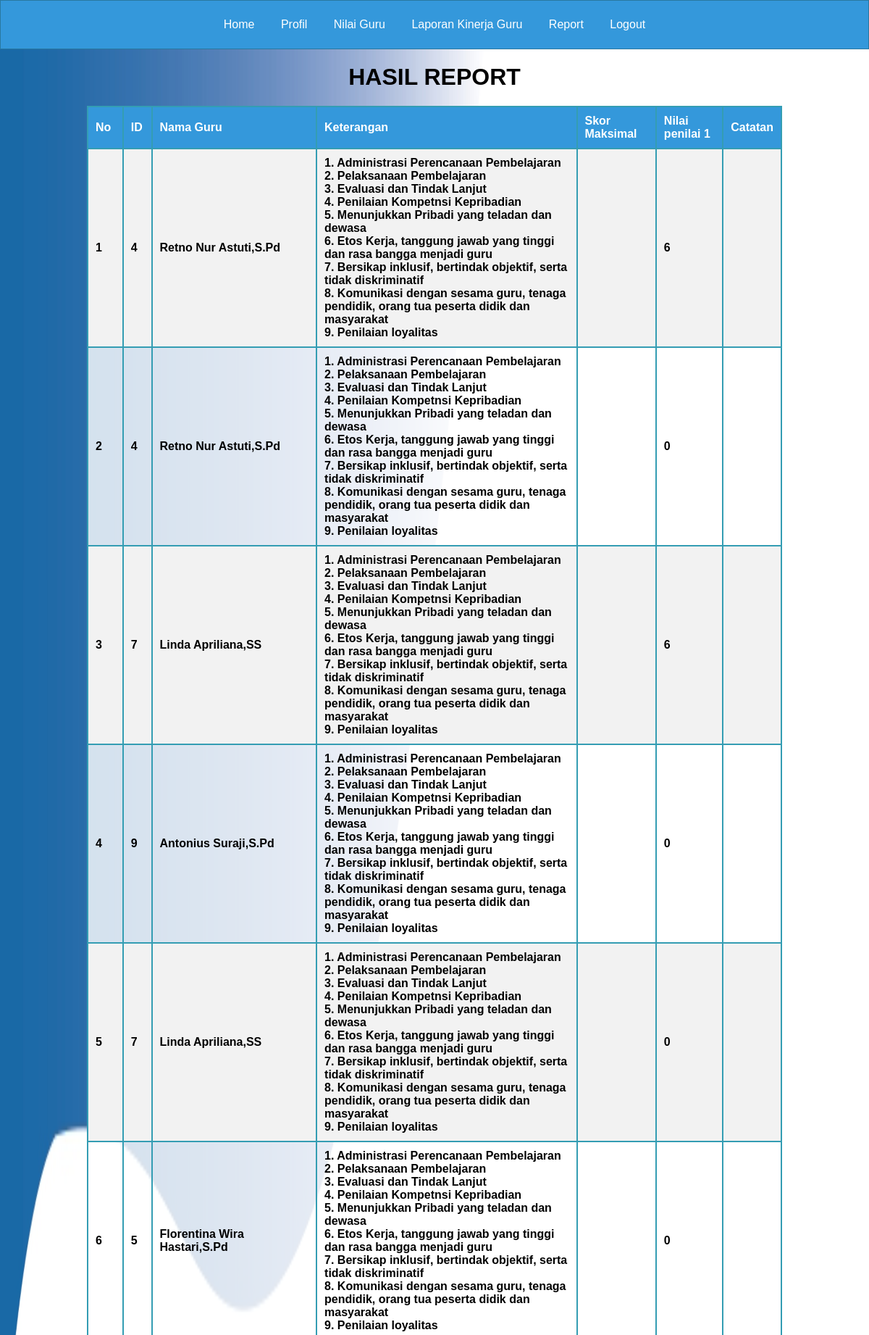
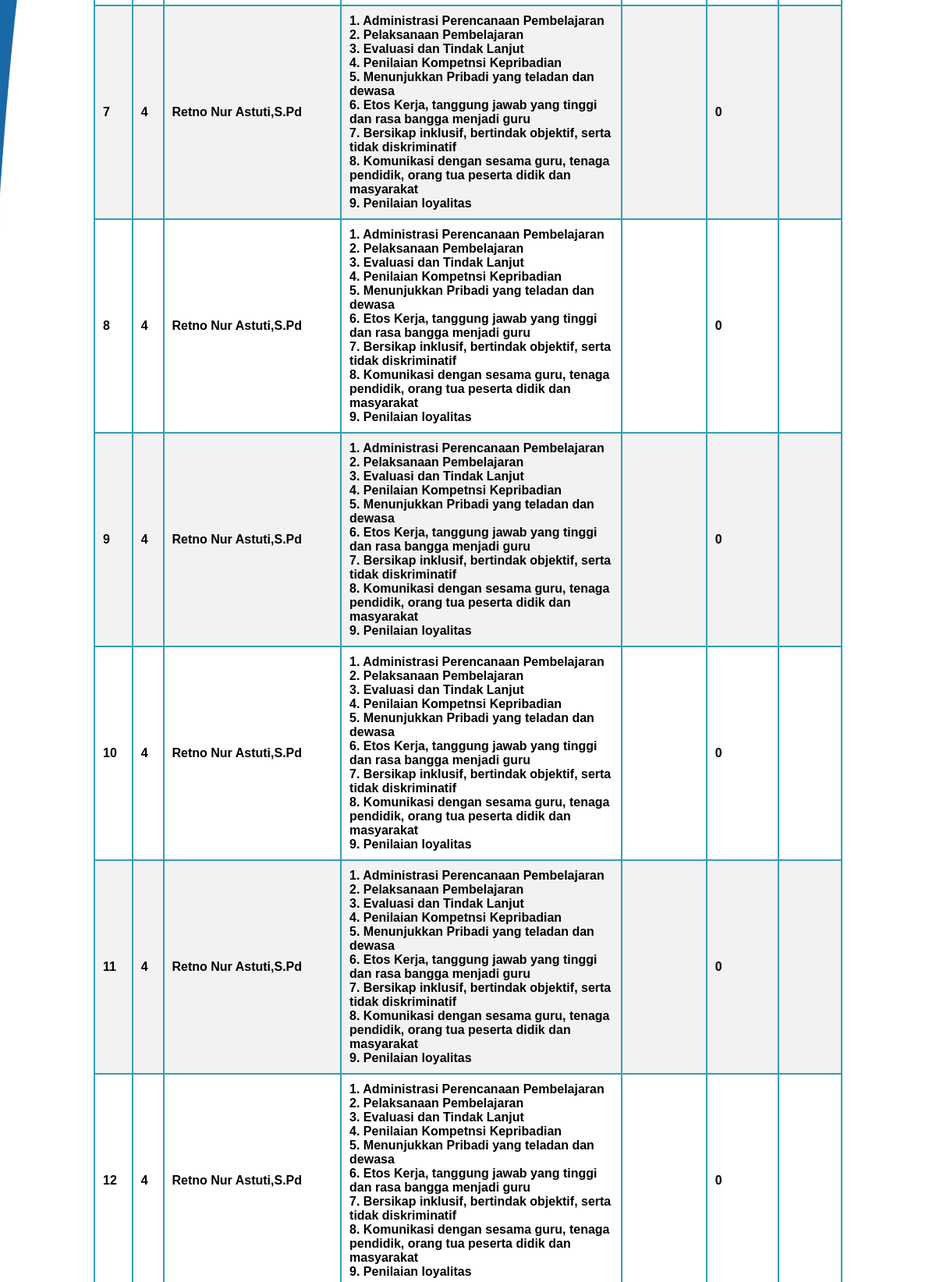
Screenshot of /page_report_kepsek.php (upper part) with the database file from the repository (2 pictures, top to bottom).
### tables this page shows
CREATE TABLE `tabel_jabatan` (
  `id` int(11) NOT NULL,
  `nama` varchar(255) NOT NULL,
  `tgl_lahir` date NOT NULL,
  `username` varchar(100) NOT NULL,
  `password` varchar(100) NOT NULL,
  `jabatan` enum('pendidikan','kepsek','sdm','guru','admin') DEFAULT NULL,
  `jenjang` varchar(10) NOT NULL,
  `angkatan` int(11) DEFAULT NULL,
  `Kode_id` int(10) DEFAULT NULL
);

CREATE TABLE `tabel_p_kepsek` (
  `id_penilaian` int(100) NOT NULL,
  `id` int(100) NOT NULL,
  `Nama` varchar(255) NOT NULL,
  `total_penilaian_kepsek` int(100) DEFAULT NULL,
  `catatan_kepsek` varchar(255) DEFAULT NULL,
  `tahun_penilaian` varchar(255) DEFAULT NULL,
  `ka1` varchar(255) DEFAULT NULL,
  `poinka1` int(11) DEFAULT NULL,
  `ka2` varchar(255) DEFAULT NULL,
  `poinka2` int(11) DEFAULT NULL,
  `ka3` varchar(255) DEFAULT NULL,
  `poinka3` int(11) DEFAULT NULL,
  `ka4` varchar(255) DEFAULT NULL,
  `poinka4` int(11) DEFAULT NULL,
  `ka5` varchar(255) DEFAULT NULL,
  `poinka5` int(11) DEFAULT NULL,
  `ka6` varchar(255) DEFAULT NULL,
  `poinka6` int(11) DEFAULT NULL,
  `totalka` int(11) DEFAULT NULL,
  `kb1` text DEFAULT NULL,
  `poinkb1` int(11) DEFAULT NULL,
  `kb2` text DEFAULT NULL,
  `poinkb2` int(11) DEFAULT NULL,
  `kb3` text DEFAULT NULL,
  `poinkb3` int(11) DEFAULT NULL,
  `kb4` varchar(255) DEFAULT NULL,
  `poinkb4` int(11) DEFAULT NULL,
  `kb5` varchar(255) DEFAULT NULL,
  `poinkb5` int(11) DEFAULT NULL,
  `kb6` varchar(255) DEFAULT NULL,
  `poinkb6` int(11) DEFAULT NULL,
  `kb7` varchar(255) DEFAULT NULL,
  `poinkb7` int(11) DEFAULT NULL,
  `kb8` varchar(255) DEFAULT NULL,
  `poinkb8` int(11) DEFAULT NULL,
  `kb9` varchar(255) DEFAULT NULL,
  `poinkb9` int(11) DEFAULT NULL,
  `kb10` varchar(255) DEFAULT NULL,
  `poinkb10` int(11) DEFAULT NULL,
  `kb11` text DEFAULT NULL,
  `poinkb11` int(11) DEFAULT NULL,
  `kb12` varchar(255) DEFAULT NULL,
  `poinkb12` int(1) DEFAULT NULL,
  `kb13` varchar(255) DEFAULT NULL,
  `poinkb13` int(11) DEFAULT NULL,
  `kb14` varchar(255) DEFAULT NULL,
  `poinkb14` int(11) DEFAULT NULL,
  `kb15` varchar(255) DEFAULT NULL,
  `poinkb15` int(11) DEFAULT NULL,
  `kb16` varchar(255) DEFAULT NULL,
  `poinkb16` int(11) DEFAULT NULL,
  `kb17` varchar(255) DEFAULT NULL,
  `poinkb17` int(11) DEFAULT NULL,
  `kb18` varchar(255) DEFAULT NULL,
  `poinkb18` int(11) DEFAULT NULL,
  `kb19` varchar(255) DEFAULT NULL,
  `poinkb19` int(11) DEFAULT NULL,
  `kb20` varchar(255) DEFAULT NULL,
  `poinkb20` int(11) DEFAULT NULL,
  `kb21` varchar(255) DEFAULT NULL,
  `poinkb21` int(11) DEFAULT NULL,
  `kb22` varchar(255) DEFAULT NULL,
  `poinkb22` int(11) DEFAULT NULL,
  `kb23` varchar(255) DEFAULT NULL,
  `poinkb23` int(11) DEFAULT NULL,
  `totalkb` int(11) DEFAULT NULL,
  `kc1` varchar(255) DEFAULT NULL,
  `poinkc1` int(11) DEFAULT NULL,
  `kc2` varchar(255) DEFAULT NULL,
  `poinkc2` int(11) DEFAULT NULL,
  `kc3` varchar(255) DEFAULT NULL,
  `poinkc3` int(11) DEFAULT NULL,
  `kc4` varchar(255) DEFAULT NULL,
  `poinkc4` int(11) DEFAULT NULL,
  `kc5` varchar(255) DEFAULT NULL,
  `poinkc5` int(11) DEFAULT NULL,
  `kc6` varchar(255) DEFAULT NULL,
  `poinkc6` int(11) DEFAULT NULL,
  `kc7` varchar(255) DEFAULT NULL,
  `poinkc7` int(11) DEFAULT NULL,
  `kc8` varchar(255) DEFAULT NULL,
  `poinkc8` int(11) DEFAULT NULL,
  `kc9` varchar(255) DEFAULT NULL,
  `poinkc9` int(11) DEFAULT NULL,
  `totalkc` int(11) DEFAULT NULL,
  `kd1` varchar(255) DEFAULT NULL,
  `poinkd1` int(11) DEFAULT NULL,
  `kd2` varchar(255) DEFAULT NULL,
  `poinkd2` int(11) DEFAULT NULL,
  `kd3` varchar(255) DEFAULT NULL,
  `poinkd3` int(11) DEFAULT NULL,
  `kd4` varchar(255) DEFAULT NULL,
  `poinkd4` int(11) DEFAULT NULL,
  `kd5` varchar(255) DEFAULT NULL,
  `poinkd5` int(11) DEFAULT NULL,
  `totalkd` int(11) DEFAULT NULL,
  `ke1` varchar(255) DEFAULT NULL,
  `poinke1` int(11) DEFAULT NULL,
  `ke2` varchar(255) DEFAULT NULL,
  `poinke2` int(11) DEFAULT NULL,
  `ke3` varchar(255) DEFAULT NULL,
  `poinke3` int(11) DEFAULT NULL,
  `ke4` varchar(255) DEFAULT NULL,
  `poinke4` int(11) DEFAULT NULL,
  `ke5` varchar(255) DEFAULT NULL,
  `poinke5` int(11) DEFAULT NULL,
  `totalke` int(11) DEFAULT NULL,
  `kf1` varchar(255) DEFAULT NULL,
  `poinkf1` int(11) DEFAULT NULL,
  `kf2` varchar(255) DEFAULT NULL,
  `poinkf2` int(11) DEFAULT NULL,
  `kf3` varchar(255) DEFAULT NULL,
  `poinkf3` int(11) DEFAULT NULL,
  `kf4` varchar(255) DEFAULT NULL,
  `poinkf4` int(11) DEFAULT NULL,
  `kf5` varchar(255) DEFAULT NULL,
  `poinkf5` int(11) DEFAULT NULL,
  `totalkf` int(11) DEFAULT NULL,
  `kg1` varchar(255) DEFAULT NULL,
  `poinkg1` int(11) DEFAULT NULL,
  `kg2` varchar(255) DEFAULT NULL,
  `poinkg2` int(11) DEFAULT NULL,
  `kg3` varchar(255) DEFAULT NULL,
  `poinkg3` int(11) DEFAULT NULL,
  `totalkg` int(11) DEFAULT NULL,
  `kh1` varchar(255) DEFAULT NULL,
  `poinkh1` int(11) DEFAULT NULL,
  `kh2` varchar(255) DEFAULT NULL,
  `poinkh2` int(11) DEFAULT NULL,
  `totalkh` int(11) DEFAULT NULL,
  `ki1` varchar(255) DEFAULT NULL,
  `poinki1` int(11) DEFAULT NULL,
  `ki2` varchar(255) DEFAULT NULL,
  `poinki2` int(11) DEFAULT NULL,
  `ki3` varchar(255) DEFAULT NULL,
  `poinki3` int(11) DEFAULT NULL,
  `ki4` text DEFAULT NULL,
  `poinki4` int(11) DEFAULT NULL,
  `ki5` text DEFAULT NULL,
  `poinki5` int(11) DEFAULT NULL,
  `ki6` text DEFAULT NULL,
  `poinki6` int(11) DEFAULT NULL,
  `ki7` text DEFAULT NULL,
  `poinki7` int(11) DEFAULT NULL,
  `totalki` int(11) DEFAULT NULL,
  `totalakhir` decimal(25,2) NOT NULL,
  `totalkaakhir` decimal(25,2) DEFAULT NULL,
  `totalkbakhir` decimal(25,2) DEFAULT NULL,
  `totalkcakhir` decimal(25,2) DEFAULT NULL,
  `totalkdakhir` decimal(25,2) DEFAULT NULL,
  `totalkeakhir` decimal(25,2) DEFAULT NULL,
  `totalkfakhir` decimal(25,2) DEFAULT NULL,
  `totalkgakhir` decimal(25,2) DEFAULT NULL,
  `totalkhakhir` decimal(25,2) DEFAULT NULL,
  `totalkiakhir` decimal(25,2) DEFAULT NULL
);

### page_report_kepsek.php (the view, shortened to what this page needs)
<?php
    include "koneksi.php";
?>
<!DOCTYPE html>
<html lang="en">
<head>
</head>
<body>
    <div class="navbar-kepsek" id="navbar-guru">
        <a href="page_kepsek.php">Home</a>
        <a href="page_profil_kepsek.php">Profil</a>
        <a href="page_beri_nilai_kepsek.php">Nilai Guru</a>
        <a href="page_laporan_kinerja_guru_kepsek.php">Laporan Kinerja Guru</a>
        <a href="page_report_kepsek.php">Report</a>
        <a href="logout.php">Logout</a>
    </div>
    <h1>HASIL REPORT</h1>
<table>
    <tr>
        <th>No</th>
        <th>ID</th>
        <th>Nama Guru</th>
        <th>Keterangan</th>
        <th>Skor Maksimal</th>
        <th>Nilai penilai 1</th>
        <th>Catatan</th>
    </tr>
    <?php
        $no = 1;
        $data = mysqli_query($koneksi, "SELECT tabel_jabatan.id, tabel_jabatan.nama, tabel_jabatan.jabatan, tabel_p_kepsek.total_penilaian_kepsek, tabel_p_kepsek.catatan_kepsek,tabel_p_kepsek.id_penilaian,tabel_p_kepsek.tahun_penilaian
            FROM tabel_jabatan
            LEFT JOIN tabel_p_kepsek ON tabel_jabatan.id = tabel_p_kepsek.id;");
        while ($d = mysqli_fetch_array($data)) {
            ?>
            <tr>
                <td><?php echo $no++; ?></td>
                <td><?php echo $d['id']; ?></td>
                <td><?php echo $d['nama']; ?></td>
                <td>1. Administrasi Perencanaan Pembelajaran <br>
                    2. Pelaksanaan Pembelajaran <br>
                    3. Evaluasi dan Tindak Lanjut <br>
                    4. Penilaian Kompetnsi Kepribadian <br>
                    5. Menunjukkan Pribadi yang teladan dan dewasa <br>
                    6. Etos Kerja, tanggung jawab yang tinggi dan rasa bangga menjadi guru <br>
                    7. Bersikap inklusif, bertindak objektif, serta tidak diskriminatif <br>
                    8. Komunikasi dengan sesama guru, tenaga pendidik, orang tua peserta didik dan masyarakat <br>
                    9. Penilaian loyalitas </td>
                <td> <?$_POST['ka1'];?> </td>
                <td><?php echo $d['total_penilaian_kepsek']; ?></td>
                <td><?php echo $d['catatan_kepsek']; ?></td>
            </tr>
            <?php
        }
        ?>

### page_report_kepsek.php (style rules this page uses)
.navbar-kepsek { background-color: #3498db; border: 1px solid #2978a0; padding: 10px 0; text-align: center; }
.navbar-kepsek a { display: inline-block; color: white; text-align: center; padding: 14px 16px; text-decoration: none; }
html, body { height: 100%; margin: 0; padding: 0; background: url('bgnusput.jpg') no-repeat center center fixed; background-size: 100% 100%; background-position: center center; font-family: Arial, sans-serif; }
h1 { text-align: center; margin-top: 20px; }
table { margin: 0 auto; border-collapse: collapse; width: 80%; background-color: rgba(255, 255, 255, 0.8); }
table, th, td { border: 2px solid #349DB3; }
th, td { padding: 10px; text-align: left; }
tr:nth-child(even) { background-color: #f2f2f2; }
th { background-color: #3498db; color: white; }
td { font-weight: bold; }

### rows the page displays
tabel_jabatan: id "4", nama "Retno Nur Astuti,S.Pd", tabel_p_kepsek.total_penilaian_kepsek "6", tabel_p_kepsek.total_penilaian_kepsek "0"
tabel_jabatan: id "7", nama "Linda Apriliana,SS", tabel_p_kepsek.total_penilaian_kepsek "6", tabel_p_kepsek.total_penilaian_kepsek "0"
tabel_jabatan: id "9", nama "Antonius Suraji,S.Pd", tabel_p_kepsek.total_penilaian_kepsek "0"
tabel_jabatan: id "5", nama "Florentina Wira Hastari,S.Pd", tabel_p_kepsek.total_penilaian_kepsek "0"
